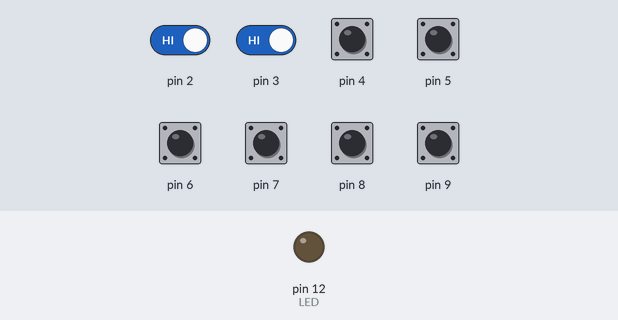
Bench run of a sketch on a simulated Arduino Uno, built with avr-gcc and run on an emulated ATmega328P. Parts: output pins drawn as LEDs (lit = HIGH). The test bench sets the inputs (shaded band); at power-on: pin 2–9 HIGH.

Above: at 1.2 s.
1.3 s: pin 2 driven LOW and pin 3 driven LOW
At 2.2 s:
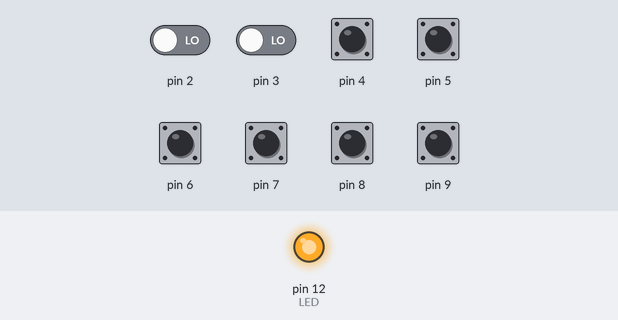
2.8 s: pin 2 driven HIGH
At 3.4 s:
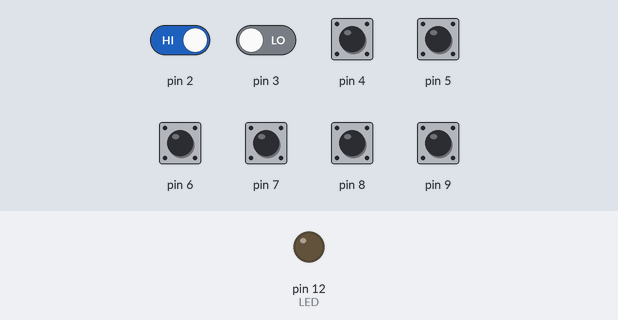
4.3 s: pin 2 driven LOW
At 5.7 s:
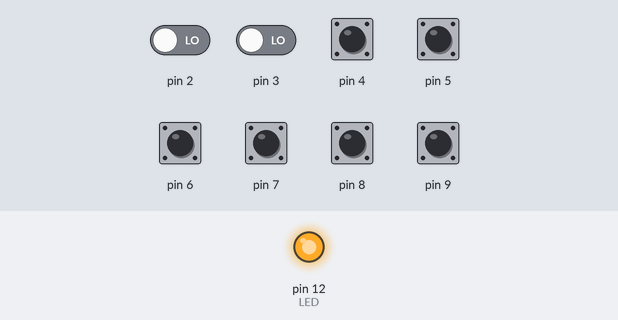
Timing chart, 0 to 7.3 s (numbered marks = the images above; inputs shaded):
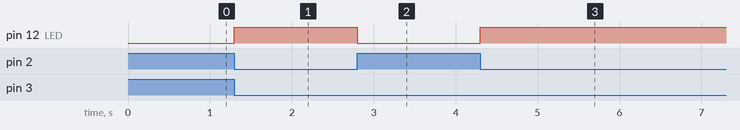

Measured:
- after the input at 1.3 s, pin 12 (LED): LOW → HIGH at once
- after the input at 2.8 s, pin 12 (LED): HIGH → LOW at once
- after the input at 4.3 s, pin 12 (LED): LOW → HIGH at once

The sketch:

ANT-tranzistorji-base.ino
```cpp
// POZOR: NE DOTIKAJ SE KODE, DOKLER NE PRIDEŠ DO DELA, KJER PIŠE, DA SE LAHKO!

#include "transistor-base.hpp"

#define LED 12
//#define DEBUG true

void setup() {
  pinMode(2, INPUT_PULLUP);
  pinMode(3, INPUT_PULLUP);
  pinMode(4, INPUT_PULLUP);
  pinMode(5, INPUT_PULLUP);
  pinMode(6, INPUT_PULLUP);
  pinMode(7, INPUT_PULLUP);
  pinMode(8, INPUT_PULLUP);
  pinMode(9, INPUT_PULLUP);
  pinMode(LED, OUTPUT);
  digitalWrite(LED, LOW);

  Serial.begin(9600);
}

void loop() {
  // uporabljamo internal pull-up resistorje, zato inversion
  bool I1 = !digitalRead(2);
  bool I2 = !digitalRead(3);
  bool I3 = !digitalRead(4);
  bool I4 = !digitalRead(5);
  bool I5 = !digitalRead(6);
  bool I6 = !digitalRead(7);
  bool I7 = !digitalRead(8);
  bool I8 = !digitalRead(9);

// TUKAJ SE LAHKO ZAČNEŠ DOTIKATI KODE
  bool logic = AND(I1, I2);
// NAPREJ SE NE DOTIKAJ VEČ KODE

#ifdef DEBUG
  Serial.print(I1);
  Serial.print(" ");
  Serial.print(I2);
  Serial.print(" ");
  Serial.print(logic);
  Serial.println();
#endif

  digitalWrite(LED, logic ? HIGH : LOW);
}
```

transistor-base.cpp
```cpp
// POZOR: KODE V TEJ DATOTEKI SE NE DOTIKAJ!

bool NOT(bool a) {
  return !a;
}

bool AND(bool a, bool b) {
  return a && b;
}

bool NAND(bool a, bool b) {
  return !AND(a, b);
}

bool OR(bool a, bool b) {
  return a || b;
}

bool NOR(bool a, bool b) {
  return !OR(a, b);
}

bool XOR(bool a, bool b) {
  return OR(a, b) && NAND(a, b);
}

bool XNOR(bool a, bool b) {
  return !XOR(a, b);
}
```

transistor-base.hpp
```cpp
// POZOR: KODE V TEJ DATOTEKI SE NE DOTIKAJ!

bool NOT(bool);
bool AND(bool, bool);
bool NAND(bool, bool);
bool OR(bool, bool);
bool NOR(bool, bool);
bool XOR(bool, bool);
bool XNOR(bool, bool);
```
